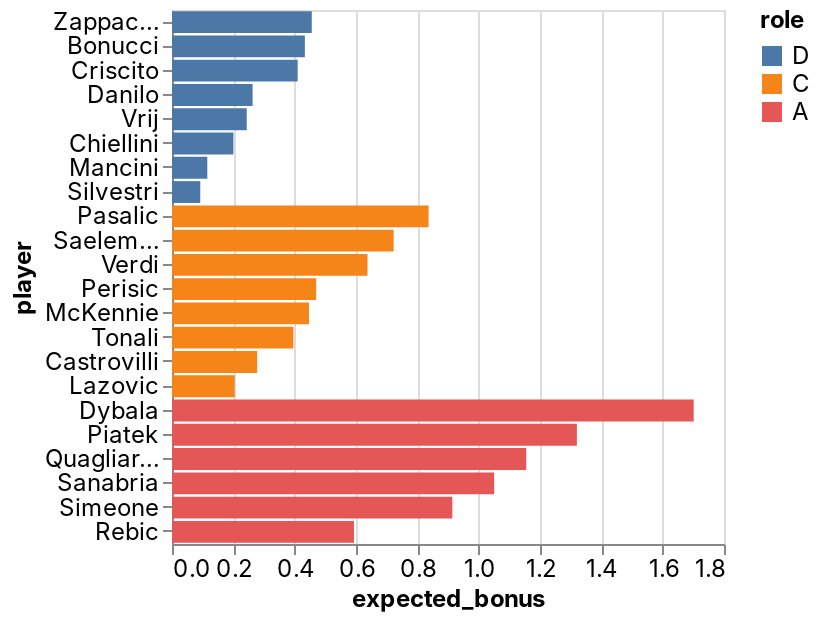

The cell this chart's notebook holds for it:
### Code cell
_deepnote_run_altair(team, """{"$schema":"https://vega.github.io/schema/vega-lite/v4.json","mark":{"type":"bar","tooltip":{"content":"data"}},"height":220,"autosize":{"type":"fit"},"data":{"name":"placeholder"},"encoding":{"x":{"field":"expected_bonus","type":"quantitative","sort":null,"scale":{"type":"linear","zero":false}},"y":{"field":"player","type":"nominal","sort":null,"scale":{"type":"linear","zero":true}},"color":{"field":"role","type":"nominal","sort":null,"scale":{"type":"linear","zero":false}}}}""")

### Figure 1 — Vega-Lite specification as saved in the notebook (floating-point values rounded to 4 significant figures)
{"config": {"view": {"continuousWidth": 400, "continuousHeight": 300}, "area": {"fill": "#51C0E9"}, "axis": {"labelFont": "Inter, sans-serif", "labelFontSize": 12, "labelFontWeight": "normal", "labelLimit": 60, "labelOverlap": "greedy", "titleFont": "Inter, sans-serif", "titleFontSize": 12, "titleFontWeight": "bold"}, "background": "#ffffff", "legend": {"labelFont": "Inter, sans-serif", "labelFontSize": 12, "titleFont": "Inter, sans-serif", "titleFontSize": 12, "titleFontWeight": "bold"}, "line": {"stroke": "#51C0E9", "strokeWidth": 2}, "rect": {"fill": "#51C0E9"}, "title": {"anchor": "start", "color": "#000000", "font": "Inter, sans-serif", "fontSize": 22, "fontWeight": "normal"}}, "data": {"name": "data-12917b3ecfb8f18d89b8e640f85832b1"}, "mark": {"type": "bar", "tooltip": {"content": "data"}}, "autosize": {"type": "fit"}, "encoding": {"color": {"type": "nominal", "field": "role", "scale": {"type": "linear", "zero": false}, "sort": null}, "x": {"type": "quantitative", "field": "expected_bonus", "scale": {"type": "linear", "zero": false}, "sort": null}, "y": {"type": "nominal", "field": "player", "scale": {"type": "linear", "zero": true}, "sort": null}}, "height": 300, "width": "container", "$schema": "https://vega.github.io/schema/vega-lite/v4.json", "datasets": {"data-12917b3ecfb8f18d89b8e640f85832b1": [{"fanta_team": "MEZAFE", "role": "D", "player": "Zappacosta", "team": "Atalanta", "opponent": "Verona", "date": "2022-04-18T00:00:00", "expected_bonus": 0.4558}, {"fanta_team": "MEZAFE", "role": "D", "player": "Bonucci", "team": "Juventus", "opponent": "Bologna", "date": "2022-04-16T00:00:00", "expected_bonus": 0.4333}, {"fanta_team": "MEZAFE", "role": "D", "player": "Criscito", "team": "Genoa", "opponent": "AC Milan", "date": "2022-04-15T00:00:00", "expected_bonus": 0.4098}, {"fanta_team": "MEZAFE", "role": "D", "player": "Danilo", "team": "Juventus", "opponent": "Bologna", "date": "2022-04-16T00:00:00", "expected_bonus": 0.2628}, {"fanta_team": "MEZAFE", "role": "D", "player": "Vrij", "team": "Inter", "opponent": "Spezia", "date": "2022-04-15T00:00:00", "expected_bonus": 0.2438}, {"fanta_team": "MEZAFE", "role": "D", "player": "Chiellini", "team": "Juventus", "opponent": "Bologna", "date": "2022-04-16T00:00:00", "expected_bonus": 0.2003}, {"fanta_team": "MEZAFE", "role": "D", "player": "Mancini", "team": "Roma", "opponent": "Napoli", "date": "2022-04-18T00:00:00", "expected_bonus": 0.1151}, {"fanta_team": "MEZAFE", "role": "D", "player": "Silvestri", "team": "Bologna", "opponent": "Juventus", "date": "2022-04-16T00:00:00", "expected_bonus": 0.09213}, {"fanta_team": "MEZAFE", "role": "C", "player": "Pasalic", "team": "Atalanta", "opponent": "Verona", "date": "2022-04-18T00:00:00", "expected_bonus": 0.8367}, {"fanta_team": "MEZAFE", "role": "C", "player": "Saelemaekers", "team": "AC Milan", "opponent": "Genoa", "date": "2022-04-15T00:00:00", "expected_bonus": 0.7228}, {"fanta_team": "MEZAFE", "role": "C", "player": "Verdi", "team": "Salernitana", "opponent": "Sampdoria", "date": "2022-04-16T00:00:00", "expected_bonus": 0.6375}, {"fanta_team": "MEZAFE", "role": "C", "player": "Perisic", "team": "Inter", "opponent": "Spezia", "date": "2022-04-15T00:00:00", "expected_bonus": 0.4701}, {"fanta_team": "MEZAFE", "role": "C", "player": "McKennie", "team": "Juventus", "opponent": "Bologna", "date": "2022-04-16T00:00:00", "expected_bonus": 0.4467}, {"fanta_team": "MEZAFE", "role": "C", "player": "Tonali", "team": "AC Milan", "opponent": "Genoa", "date": "2022-04-15T00:00:00", "expected_bonus": 0.3959}, {"fanta_team": "MEZAFE", "role": "C", "player": "Castrovilli", "team": "Fiorentina", "opponent": "Venezia", "date": "2022-04-16T00:00:00", "expected_bonus": 0.2778}, {"fanta_team": "MEZAFE", "role": "C", "player": "Lazovic", "team": "Verona", "opponent": "Atalanta", "date": "2022-04-18T00:00:00", "expected_bonus": 0.2044}, {"fanta_team": "MEZAFE", "role": "A", "player": "Dybala", "team": "Juventus", "opponent": "Bologna", "date": "2022-04-16T00:00:00", "expected_bonus": 1.701}, {"fanta_team": "MEZAFE", "role": "A", "player": "Piatek", "team": "Fiorentina", "opponent": "Venezia", "date": "2022-04-16T00:00:00", "expected_bonus": 1.32}, {"fanta_team": "MEZAFE", "role": "A", "player": "Quagliarella", "team": "Sampdoria", "opponent": "Salernitana", "date": "2022-04-16T00:00:00", "expected_bonus": 1.155}, {"fanta_team": "MEZAFE", "role": "A", "player": "Sanabria", "team": "Torino", "opponent": "Lazio", "date": "2022-04-16T00:00:00", "expected_bonus": 1.051}, {"fanta_team": "MEZAFE", "role": "A", "player": "Simeone", "team": "Verona", "opponent": "Atalanta", "date": "2022-04-18T00:00:00", "expected_bonus": 0.9142}, {"fanta_team": "MEZAFE", "role": "A", "player": "Rebic", "team": "AC Milan", "opponent": "Genoa", "date": "2022-04-15T00:00:00", "expected_bonus": 0.5934}]}}
